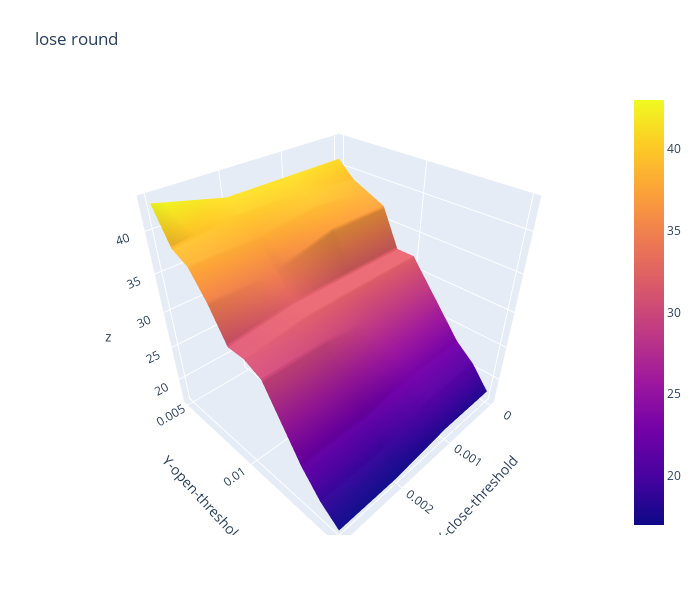

Here is the notebook cell this chart was saved with:
### Code cell
import plotly.graph_objects as go

x_data = df_lose_round.columns.to_list() # close threshold

y_data = df_lose_round.index.to_list() # open threshold

z_data = df_lose_round.copy(deep=True) # win rate

fig = go.Figure(data=[go.Surface(z=z_data.values,x=x_data,y=y_data)])

fig.update_layout(title="lose round", # 标题
                  autosize=False,  # 尺度自动缩放
                  width=700,  # 长宽
                  height=600,
                  margin=dict(l=65,r=50,b=65,t=90),  # 4个位置的距离
                  scene=dict(xaxis_title='X-close-threshold',yaxis_title='Y-open-threshold')
                )

fig.show()

### Figure 1 — Plotly figure (JSON) as saved in the notebook; plotly's stock layout.template omitted (floating-point values rounded to 4 significant figures)
{"data": [{"type": "surface", "x": [0, 0.001, 0.002, 0.003], "y": [0.005, 0.006, 0.007, 0.008, 0.009, 0.01, 0.011, 0.012, 0.013, 0.014, 0.015], "z": [[41, 41, 41, 43], [39, 40, 40, 39], [38, 39, 38, 38], [37, 37, 35, 35], [32, 32, 32, 31], [32, 32, 32, 31], [29, 29, 30, 30], [26, 26, 26, 26], [23, 23, 22, 22], [21, 21, 19, 19], [18, 18, 17, 17]]}], "layout": {"autosize": false, "height": 600, "margin": {"b": 65, "l": 65, "r": 50, "t": 90}, "scene": {"xaxis": {"title": {"text": "X-close-threshold"}}, "yaxis": {"title": {"text": "Y-open-threshold"}}}, "title": {"text": "lose round"}, "width": 700}}
